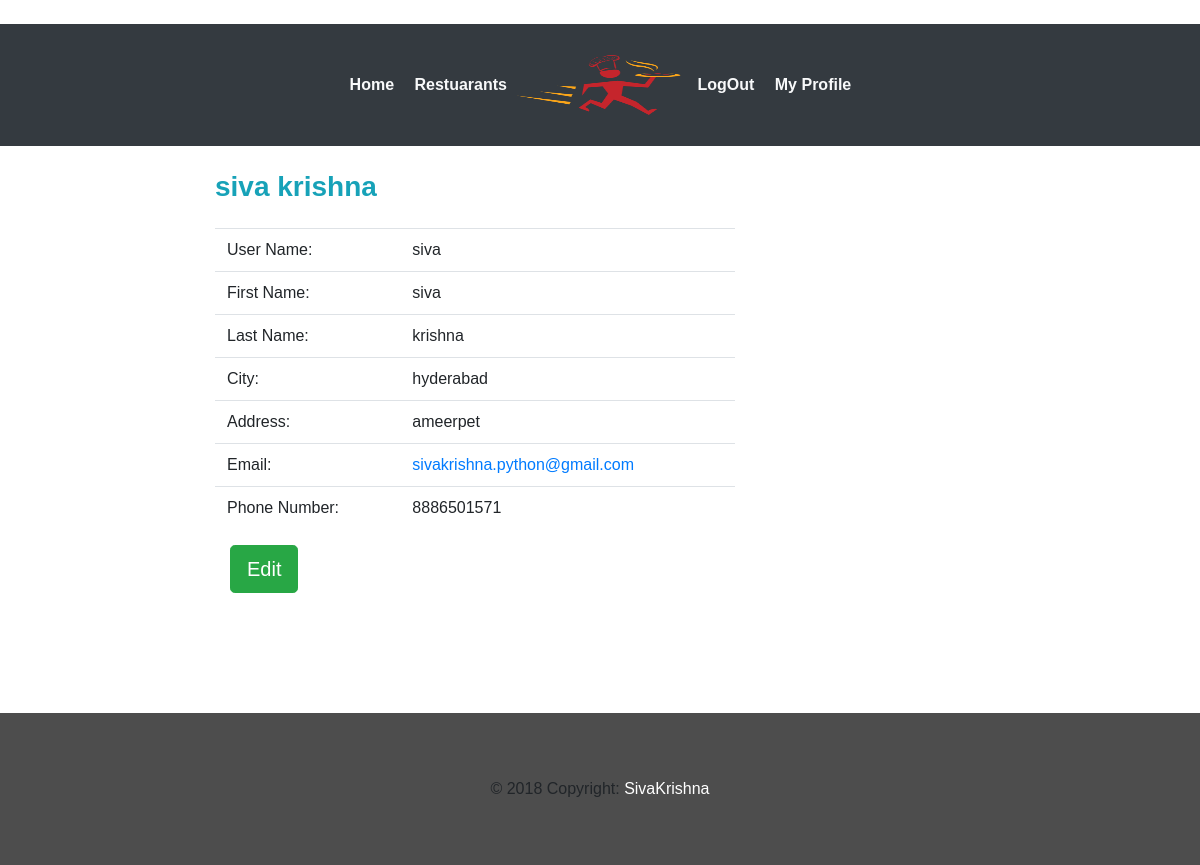
The page /profile/user/ (signed in) on the database its author committed.
### webapp/models.py (models this page shows, shortened)
class User(AbstractUser):
	is_customer   = models.BooleanField(default=False)
	is_restaurant = models.BooleanField(default=False)

class Customer(models.Model):
	user 		= models.OneToOneField(settings.AUTH_USER_MODEL,on_delete=models.CASCADE)
	f_name   	= models.CharField(max_length=20,blank=False)
	l_name		= models.CharField(max_length=20,blank=False)
	city  		= models.CharField(max_length=40,blank=False)
	phone 		= models.CharField(max_length=10,blank=False)
	address		= models.TextField()

### webapp/views.py (the view)
# urls.py: path('profile/user/',views.customerProfile,name='profile'),
def customerProfile(request,pk=None):
	if pk:
		user = User.objects.get(pk=pk)
	else:
		user=request.user
	return render(request,'webapp/profile.html',{'user':user})

### webapp/templates/webapp/profile.html (shortened to what this page needs)
{% extends 'webapp/base.html'%}
{% block body %}
<br>
	<div class="container col-md-8">
		<div class="row">
		<div class=" col-md-11 toppad">
          <div class="panel panel-info">
            <div class="panel-heading">
              <h3 class="panel-title text-info "><strong>{{user.customer.f_name}}  {{user.customer.l_name}}</strong></h3>
                          </div>
                          <br>
                          <div class="panel-body">
                            <div class="row">
                              <div class=" col-md-9 col-lg-9 ">
                                <table class="table table-user-information">
                                  <tbody>
                                  	<tr>
                                      <td>User Name:</td>
                                      <td>{{user.username}}</td>
                                    </tr>
                                    <tr>
                                      <td>First Name:</td>
                                      <td>{{user.customer.f_name}}</td>
                                    </tr>
                                    <tr>
                                      <td>Last Name:</td>
                                      <td>{{user.customer.l_name}}</td>
                                    </tr>
                                    <tr>
                                      <td>City:</td>
                                      <td>{{user.customer.city}}</td>
                                    </tr>
                                      <td>Address:</td>
                                      <td>{{user.customer.address}}</td>
                                    <tr>
                                      <td>Email:</td>
                                      <td><a href="#">{{user.email}}</a></td>
                                    </tr>
                                    <tr>
                                      <td>Phone Number:</td>
                                      <td>{{user.customer.phone}}
                                      </td>
                                    </tr>
                                  </tbody>
                                </table>
                                <div class="container">
                                <div class="row">
                                  <div class="col">
                                  <a class="btn btn-success btn-lg" href="{% url 'cupdate' user.id %}">Edit</a>
                                </div>
                                </div>
                  				</div>
                </div>
              </div>
            </div>
        </div>
        </div>
		</div>
	</div>
  <br>
{% endblock%}

### webapp/static/webapp/css/style.css (style rules this page uses)
body { padding:0; margin:0; font-family: 'Source Sans Pro', sans-serif; }
body a { transition:0.5s all; -webkit-transition:0.5s all; -moz-transition:0.5s all; -o-transition:0.5s all; -ms-transition:0.5s all; }
h1,h2,h3,h4,h5,h6 { margin:0; }

### rows shown on the page
User: customer.f_name "siva", customer.l_name "krishna", username "siva", customer.city "hyderabad", customer.address "ameerpet", email "sivakrishna.python@gmail.com", customer.phone "8886501571"
